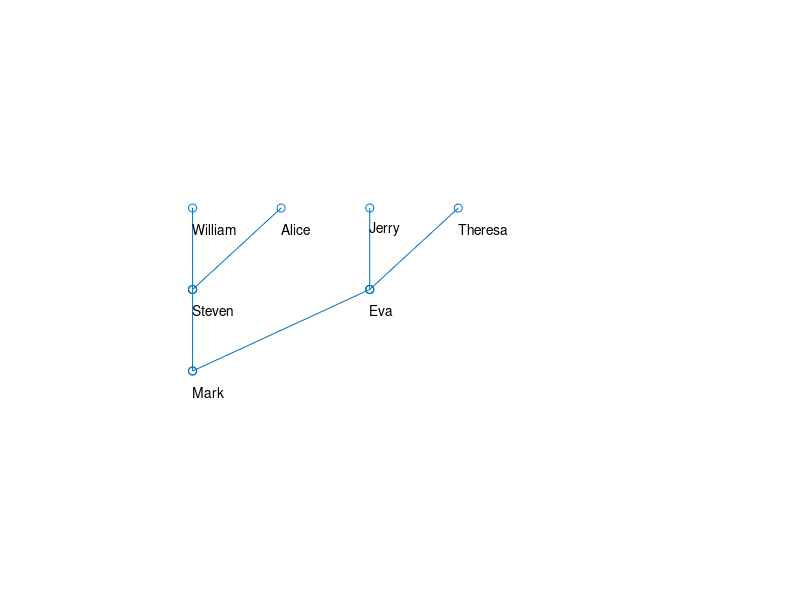

Here is the MATLAB script that generated this plot:
A = [0 1 1 0 0 0 0 ; 0 0 0 1 1 0 0 ; 0 0 0 0 0 1 1 ; 0 0 0 0 0 0 0 ; 0 0 0 0 0 0 0 ; 0 0 0 0 0 0 0 ; 0 0 0 0 0 0 0 ; ];
cla
subplot(1,1,1);
gplot(A,[0 1;0 2;2 2;0 3;1 3;2 3;3 3;],'-o');
text([0 0 2 0 1 2 3 ],[0.75 1.75 1.75 2.75 2.75 2.75 2.75 ],{'Mark','Steven','Eva','William','Alice','Jerry','Theresa',});
axis([-1 6 -1 5],'off')